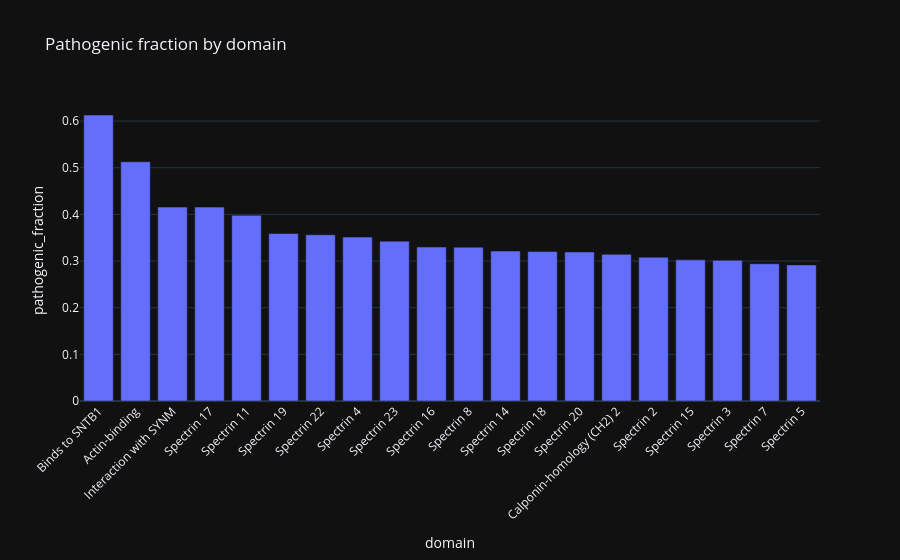

Here is the notebook cell this chart was saved with:
### Code cell
top_domain_path = domain_path.head(20).reset_index()

fig = px.bar(
    top_domain_path,
    x="domain",
    y="pathogenic_fraction",
    hover_data=["n"],
    title="Pathogenic fraction by domain"
)
fig.update_xaxes(tickangle=-45)
fig.show()

### Figure 1 — Plotly figure (JSON) as saved in the notebook; plotly's stock layout.template omitted (floating-point values rounded to 4 significant figures)
{"data": [{"customdata": [[31], [39], [243], [77], [103], [78], [87], [148], [108], [103], [94], [112], [78], [72], [140], [146], [119], [126], [119], [144]], "hovertemplate": "domain=%{x}<br>pathogenic_fraction=%{y}<br>n=%{customdata[0]}<extra></extra>", "legendgroup": "", "marker": {"color": "#636efa", "pattern": {"shape": ""}}, "name": "", "orientation": "v", "showlegend": false, "textposition": "auto", "x": ["Binds to SNTB1", "Actin-binding", "Interaction with SYNM", "Spectrin 17", "Spectrin 11", "Spectrin 19", "Spectrin 22", "Spectrin 4", "Spectrin 23", "Spectrin 16", "Spectrin 8", "Spectrin 14", "Spectrin 18", "Spectrin 20", "Calponin-homology (CH2) 2", "Spectrin 2", "Spectrin 15", "Spectrin 3", "Spectrin 7", "Spectrin 5"], "xaxis": "x", "y": [0.6129, 0.5128, 0.4156, 0.4156, 0.3981, 0.359, 0.3563, 0.3514, 0.3426, 0.3301, 0.3298, 0.3214, 0.3205, 0.3194, 0.3143, 0.3082, 0.3025, 0.3016, 0.2941, 0.2917], "yaxis": "y", "type": "bar"}], "layout": {"xaxis": {"anchor": "y", "domain": [0.0, 1.0], "title": {"text": "domain"}, "tickangle": -45}, "yaxis": {"anchor": "x", "domain": [0.0, 1.0], "title": {"text": "pathogenic_fraction"}}, "legend": {"tracegroupgap": 0}, "title": {"text": "Pathogenic fraction by domain"}, "barmode": "relative"}}
